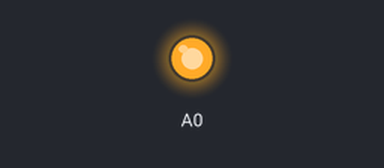
Bench run of a sketch on a simulated Arduino Uno, built with avr-gcc and run on an emulated ATmega328P. Parts: output pins drawn as LEDs (lit = HIGH).

Above: at 0.1 s.
Timing chart, 0 to 1.6 s (numbered marks = the images above):
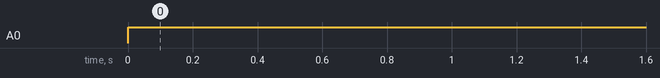

Measured:
- by itself, A0: LOW → HIGH at 0.00 s

The sketch:

testing.ino
```cpp
void setup() {
  pinMode(A0, INPUT);
}

void loop() {
  pinMode(A0, OUTPUT);
  analogWrite(A0,255);
}
```
